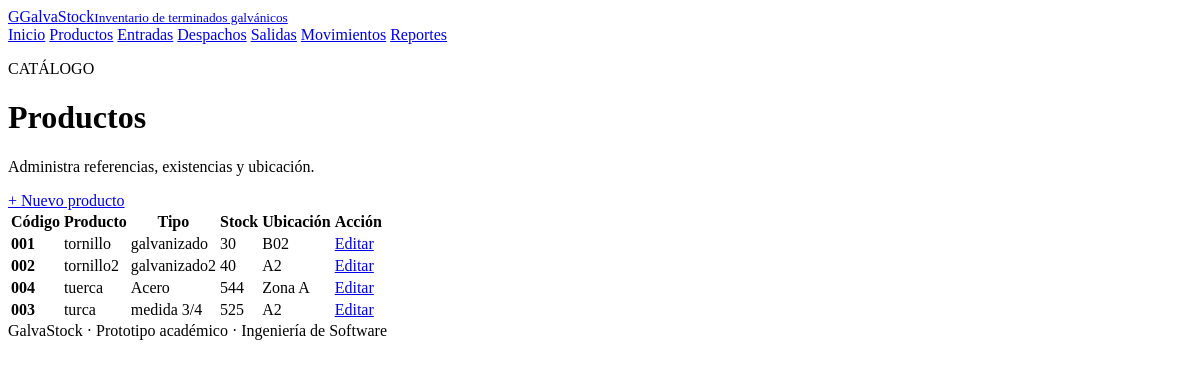
The app's page /productos/index.php with its own data.
### tables this page shows
CREATE TABLE `productos` (
  `id` int(11) NOT NULL,
  `codigo` varchar(50) NOT NULL,
  `nombre` varchar(150) NOT NULL,
  `tipo_terminado` varchar(100) NOT NULL,
  `stock` int(11) DEFAULT 0,
  `stock_minimo` int(11) DEFAULT 10,
  `ubicacion` varchar(100) DEFAULT NULL,
  `fecha_creacion` timestamp NOT NULL DEFAULT current_timestamp(),
  `unidad` varchar(20) NOT NULL DEFAULT 'unidad'
);

### productos/index.php (the view, shortened to what this page needs)
<?php
require_once '../config/conexion.php';
$rows=$pdo->query("SELECT * FROM productos ORDER BY nombre")->fetchAll();
include '../includes/header.php';
?>
<div class="page-head"><div><p class="eyebrow">CATÁLOGO</p><h1>Productos</h1><p>Administra referencias, existencias y ubicación.</p></div><a class="btn" href="formulario.php">+ Nuevo producto</a></div>
<section class="panel"><div class="table-wrap"><table><thead><tr><th>Código</th><th>Producto</th><th>Tipo</th><th>Stock</th><th>Ubicación</th><th>Acción</th></tr></thead><tbody>
<?php foreach($rows as $r): ?><tr><td><b><?=htmlspecialchars($r['codigo'])?></b></td><td><?=htmlspecialchars($r['nombre'])?></td><td><?=htmlspecialchars($r['tipo_terminado'])?></td><td><span class="stock-pill"><?=$r['stock']?></span></td><td><?=htmlspecialchars($r['ubicacion'])?></td><td><a class="link" href="formulario.php?id=<?=$r['id']?>">Editar</a></td></tr><?php endforeach; ?>
</tbody></table></div></section>
<?php include '../includes/footer.php'; ?>

### records on screen
productos: codigo "001", nombre "tornillo", tipo_terminado "galvanizado", stock "30", ubicacion "B02"
productos: codigo "002", nombre "tornillo2", tipo_terminado "galvanizado2", stock "40", ubicacion "A2"
productos: codigo "004", nombre "tuerca", tipo_terminado "Acero", stock "544", ubicacion "Zona A"
productos: codigo "003", nombre "turca", tipo_terminado "medida 3/4", stock "525", ubicacion "A2"
